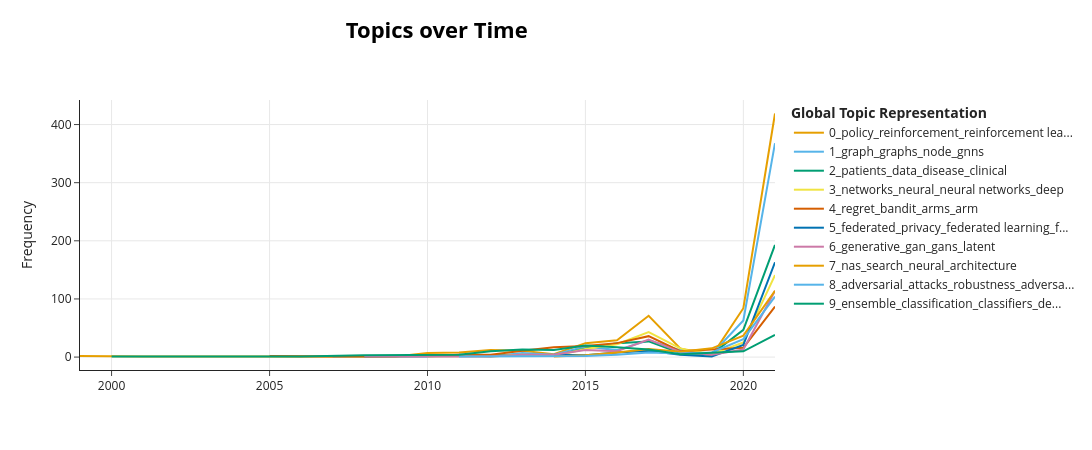

This figure's notebook cell:
### Code cell
# 10. topic evolution over time
# This section analyzes how topics evolve over time in BERTopic.
# The year is first converted into datetime format and used as timestamps.
# The topics_over_time() function computes the frequency of each topic over time.
# The evolution_tuning parameter smooths temporal changes, while global_tuning
# ensures consistency of topics across time.
# The results are then reshaped into a "time × topic" matrix using pivot_table,
# which facilitates further analysis and visualization (e.g., line plots).

timestamps = pd.to_datetime(df["year"].astype(str), format="%Y")

topics_over_time = topic_model.topics_over_time(
    docs=texts,
    timestamps=timestamps,
    nr_bins=None,
    evolution_tuning=True,
    global_tuning=True
)

evo_pivot = topics_over_time.pivot_table(
    index="Timestamp",
    columns="Topic",
    values="Frequency",
    fill_value=0
)
print(evo_pivot.shape)
print(evo_pivot.head())

# 11. visualize topic evolution
fig = topic_model.visualize_topics_over_time(
    topics_over_time,
    top_n_topics=10
)

fig.show()

### Figure 1 — Plotly figure (JSON) as saved in the notebook; plotly's stock layout.template omitted (floating-point values rounded to 4 significant figures)
{"data": [{"hoverinfo": "text", "hovertext": ["<b>Topic 0</b><br>Words: abstractions, hierarchical, policy, state, abstraction", "<b>Topic 0</b><br>Words: observable, partially, external memory, agent, domains", "<b>Topic 0</b><br>Words: respond, evaluating, agent, significantly affect, quickly learn", "<b>Topic 0</b><br>Words: gradient, minimizing, introduced, function, policy", "<b>Topic 0</b><br>Words: performance guarantee, brier, especially case, substitution, optimal learning", "<b>Topic 0</b><br>Words: solution, stochastic, station, problem, delay", "<b>Topic 0</b><br>Words: control, reinforcement, reinforcement learning, learning, algorithm", "<b>Topic 0</b><br>Words: policy, learning, reinforcement, reinforcement learning, value function", "<b>Topic 0</b><br>Words: policy, reinforcement, reinforcement learning, exploration, learning", "<b>Topic 0</b><br>Words: reinforcement, reinforcement learning, clipping, learning, mdp", "<b>Topic 0</b><br>Words: reinforcement, reinforcement learning, markov, behavior, learning", "<b>Topic 0</b><br>Words: policy, reinforcement, reinforcement learning, learning, policies", "<b>Topic 0</b><br>Words: policy, reinforcement, reinforcement learning, learning, rl", "<b>Topic 0</b><br>Words: policy, reinforcement, reinforcement learning, learning, rl", "<b>Topic 0</b><br>Words: policy, reinforcement, reinforcement learning, rl, learning", "<b>Topic 0</b><br>Words: logic, reinforcement learning, reinforcement, policies, algorithm named", "<b>Topic 0</b><br>Words: reinforcement, reinforcement learning, policy, rl, learning", "<b>Topic 0</b><br>Words: policy, rl, reinforcement, reinforcement learning, learning"], "marker": {"color": "#E69F00"}, "mode": "lines", "name": "0_policy_reinforcement_reinforcement lea...", "type": "scatter", "x": ["1999-01-01T00:00:00.000000000", "2001-01-01T00:00:00.000000000", "2005-01-01T00:00:00.000000000", "2006-01-01T00:00:00.000000000", "2007-01-01T00:00:00.000000000", "2009-01-01T00:00:00.000000000", "2010-01-01T00:00:00.000000000", "2011-01-01T00:00:00.000000000", "2012-01-01T00:00:00.000000000", "2013-01-01T00:00:00.000000000", "2014-01-01T00:00:00.000000000", "2015-01-01T00:00:00.000000000", "2016-01-01T00:00:00.000000000", "2017-01-01T00:00:00.000000000", "2018-01-01T00:00:00.000000000", "2019-01-01T00:00:00.000000000", "2020-01-01T00:00:00.000000000", "2021-01-01T00:00:00.000000000"], "y": [2, 1, 1, 1, 1, 1, 7, 8, 12, 11, 5, 24, 29, 71, 15, 2, 84, 419]}, {"hoverinfo": "text", "hovertext": ["<b>Topic 1</b><br>Words: point clouds, clouds, point, kernels, kernel methods", "<b>Topic 1</b><br>Words: citep, graphs, kernel, kernels, graph", "<b>Topic 1</b><br>Words: pruning, finding, pattern, graph, group", "<b>Topic 1</b><br>Words: graph, ml, ml algorithms, parallel, biological", "<b>Topic 1</b><br>Words: external, relational, graph, nodes, methods", "<b>Topic 1</b><br>Words: graph, graphs, graph based, node, sketch", "<b>Topic 1</b><br>Words: graph, graphs, lower, relational, order", "<b>Topic 1</b><br>Words: graph, graphs, node, nodes, kernel", "<b>Topic 1</b><br>Words: graph, graphs, signal, diffusion, mathbf", "<b>Topic 1</b><br>Words: graph, graphs, node, nodes, networks", "<b>Topic 1</b><br>Words: graph, graphs, node, networks, tensor", "<b>Topic 1</b><br>Words: graphs, graph, node, gcn, latent", "<b>Topic 1</b><br>Words: graph, node, graphs, gnns, graph neural", "<b>Topic 1</b><br>Words: graph, graphs, node, gnns, gnn"], "marker": {"color": "#56B4E9"}, "mode": "lines", "name": "1_graph_graphs_node_gnns", "type": "scatter", "x": ["2007-01-01T00:00:00.000000000", "2008-01-01T00:00:00.000000000", "2010-01-01T00:00:00.000000000", "2011-01-01T00:00:00.000000000", "2012-01-01T00:00:00.000000000", "2013-01-01T00:00:00.000000000", "2014-01-01T00:00:00.000000000", "2015-01-01T00:00:00.000000000", "2016-01-01T00:00:00.000000000", "2017-01-01T00:00:00.000000000", "2018-01-01T00:00:00.000000000", "2019-01-01T00:00:00.000000000", "2020-01-01T00:00:00.000000000", "2021-01-01T00:00:00.000000000"], "y": [1, 2, 1, 4, 1, 7, 4, 18, 12, 29, 12, 5, 63, 368]}, {"hoverinfo": "text", "hovertext": ["<b>Topic 2</b><br>Words: classification, accuracies, intelligence, relational, network", "<b>Topic 2</b><br>Words: enhancement, segmentation, segmented, area, contrast", "<b>Topic 2</b><br>Words: filter, movement, sequence, competition, dataset", "<b>Topic 2</b><br>Words: textual, auc, data, records, laplacian", "<b>Topic 2</b><br>Words: cancer, clusters, prognosis, predictive, clustering", "<b>Topic 2</b><br>Words: cancer, patients, clinical, patient, data", "<b>Topic 2</b><br>Words: patients, disease, data, patient, cancer", "<b>Topic 2</b><br>Words: patients, data, patient, health, medical", "<b>Topic 2</b><br>Words: medical, ehr, sleep, wake, disease", "<b>Topic 2</b><br>Words: model, data, time, attention, disease", "<b>Topic 2</b><br>Words: patients, data, health, patient, medical", "<b>Topic 2</b><br>Words: patients, data, disease, clinical, health"], "marker": {"color": "#009E73"}, "mode": "lines", "name": "2_patients_data_disease_clinical", "type": "scatter", "x": ["2008-01-01T00:00:00.000000000", "2009-01-01T00:00:00.000000000", "2011-01-01T00:00:00.000000000", "2012-01-01T00:00:00.000000000", "2014-01-01T00:00:00.000000000", "2015-01-01T00:00:00.000000000", "2016-01-01T00:00:00.000000000", "2017-01-01T00:00:00.000000000", "2018-01-01T00:00:00.000000000", "2019-01-01T00:00:00.000000000", "2020-01-01T00:00:00.000000000", "2021-01-01T00:00:00.000000000"], "y": [1, 1, 2, 3, 2, 15, 24, 27, 7, 5, 47, 193]}, {"hoverinfo": "text", "hovertext": ["<b>Topic 3</b><br>Words: atomic, rate, having, sample complexity, distribution", "<b>Topic 3</b><br>Words: kernels, detector, images, 000, geometry", "<b>Topic 3</b><br>Words: gradient, learning rate, gradient descent, descent, manual tuning", "<b>Topic 3</b><br>Words: estimator, stochastic, neurons, gradient, layers", "<b>Topic 3</b><br>Words: elm, generalization capability, capability, generalization, global minimum", "<b>Topic 3</b><br>Words: networks, relu, neural, training, sgd", "<b>Topic 3</b><br>Words: networks, neural, neural networks, deep, training", "<b>Topic 3</b><br>Words: networks, neural, deep, neural networks, network", "<b>Topic 3</b><br>Words: deep, networks, gradient, nets, neural", "<b>Topic 3</b><br>Words: networks, approximation, deep networks, deep, neural", "<b>Topic 3</b><br>Words: neural, networks, neural networks, deep, training", "<b>Topic 3</b><br>Words: networks, neural, neural networks, network, training"], "marker": {"color": "#F0E442"}, "mode": "lines", "name": "3_networks_neural_neural networks_deep", "type": "scatter", "x": ["2010-01-01T00:00:00.000000000", "2011-01-01T00:00:00.000000000", "2012-01-01T00:00:00.000000000", "2013-01-01T00:00:00.000000000", "2014-01-01T00:00:00.000000000", "2015-01-01T00:00:00.000000000", "2016-01-01T00:00:00.000000000", "2017-01-01T00:00:00.000000000", "2018-01-01T00:00:00.000000000", "2019-01-01T00:00:00.000000000", "2020-01-01T00:00:00.000000000", "2021-01-01T00:00:00.000000000"], "y": [1, 2, 1, 4, 2, 14, 22, 43, 15, 5, 25, 141]}, {"hoverinfo": "text", "hovertext": ["<b>Topic 4</b><br>Words: bound, regret, eps, bounds, problem", "<b>Topic 4</b><br>Words: limit, infinity, cycle, reward, grows", "<b>Topic 4</b><br>Words: tree, tree search, bandit, regret, ucb", "<b>Topic 4</b><br>Words: arms, regret, bayes, policy, risk", "<b>Topic 4</b><br>Words: decisions, near optimal, flows, distributed, nodes", "<b>Topic 4</b><br>Words: regret, delta, sensors, sensor, ln", "<b>Topic 4</b><br>Words: regret, arm, bandit, arms, tool", "<b>Topic 4</b><br>Words: users, reward, arms, regret, bandit", "<b>Topic 4</b><br>Words: regret, bandit, armed, bound, arm", "<b>Topic 4</b><br>Words: regret, arms, bandit, arm, reward", "<b>Topic 4</b><br>Words: regret, bandit, arm, arms, reward", "<b>Topic 4</b><br>Words: bandit, regret, arm, arms, armed", "<b>Topic 4</b><br>Words: regret, bandit, arms, arm, reward", "<b>Topic 4</b><br>Words: bandit, regret, reward, contextual, arms", "<b>Topic 4</b><br>Words: regret, bandit, bandits, arm, setting", "<b>Topic 4</b><br>Words: regret, bandit, bandits, arm, reward"], "marker": {"color": "#D55E00"}, "mode": "lines", "name": "4_regret_bandit_arms_arm", "type": "scatter", "x": ["2005-01-01T00:00:00.000000000", "2006-01-01T00:00:00.000000000", "2007-01-01T00:00:00.000000000", "2008-01-01T00:00:00.000000000", "2009-01-01T00:00:00.000000000", "2010-01-01T00:00:00.000000000", "2011-01-01T00:00:00.000000000", "2012-01-01T00:00:00.000000000", "2013-01-01T00:00:00.000000000", "2014-01-01T00:00:00.000000000", "2015-01-01T00:00:00.000000000", "2016-01-01T00:00:00.000000000", "2017-01-01T00:00:00.000000000", "2018-01-01T00:00:00.000000000", "2020-01-01T00:00:00.000000000", "2021-01-01T00:00:00.000000000"], "y": [2, 1, 1, 1, 1, 2, 4, 4, 11, 17, 19, 24, 36, 10, 16, 87]}, {"hoverinfo": "text", "hovertext": ["<b>Topic 5</b><br>Words: private, privacy, learning, data, local", "<b>Topic 5</b><br>Words: privacy, textit, distributed, learning, private", "<b>Topic 5</b><br>Words: privacy, federated, differential, data, federated learning", "<b>Topic 5</b><br>Words: privacy, federated, data, private, differential", "<b>Topic 5</b><br>Words: privacy, private, learning, data, overhead", "<b>Topic 5</b><br>Words: healthcare, federated, federated learning, technologies, data", "<b>Topic 5</b><br>Words: federated, federated learning, privacy, fl, learning", "<b>Topic 5</b><br>Words: federated, fl, federated learning, clients, privacy"], "marker": {"color": "#0072B2"}, "mode": "lines", "name": "5_federated_privacy_federated learning_f...", "type": "scatter", "x": ["2014-01-01T00:00:00.000000000", "2015-01-01T00:00:00.000000000", "2016-01-01T00:00:00.000000000", "2017-01-01T00:00:00.000000000", "2018-01-01T00:00:00.000000000", "2019-01-01T00:00:00.000000000", "2020-01-01T00:00:00.000000000", "2021-01-01T00:00:00.000000000"], "y": [4, 3, 8, 11, 4, 1, 21, 163]}, {"hoverinfo": "text", "hovertext": ["<b>Topic 6</b><br>Words: entropy, uncertainty, perceived, shannon, perception", "<b>Topic 6</b><br>Words: error, paper, generative, gan, gans", "<b>Topic 6</b><br>Words: partition, uniform sampling, function, uniform, assumption", "<b>Topic 6</b><br>Words: corruption, distribution, generative, estimator, likelihood", "<b>Topic 6</b><br>Words: latent, inference, generative, wake, variational", "<b>Topic 6</b><br>Words: generative, distribution, variational, latent, model", "<b>Topic 6</b><br>Words: generative, distribution, mathbf, latent, models", "<b>Topic 6</b><br>Words: generative, gans, gan, latent, variational", "<b>Topic 6</b><br>Words: latent, orders, generative, gan, data", "<b>Topic 6</b><br>Words: gan, generative, gans, generative adversarial, divergences", "<b>Topic 6</b><br>Words: generative, gan, latent, distribution, gans", "<b>Topic 6</b><br>Words: generative, gan, gans, data, latent"], "marker": {"color": "#CC79A7"}, "mode": "lines", "name": "6_generative_gan_gans_latent", "type": "scatter", "x": ["2008-01-01T00:00:00.000000000", "2009-01-01T00:00:00.000000000", "2012-01-01T00:00:00.000000000", "2013-01-01T00:00:00.000000000", "2014-01-01T00:00:00.000000000", "2015-01-01T00:00:00.000000000", "2016-01-01T00:00:00.000000000", "2017-01-01T00:00:00.000000000", "2018-01-01T00:00:00.000000000", "2019-01-01T00:00:00.000000000", "2020-01-01T00:00:00.000000000", "2021-01-01T00:00:00.000000000"], "y": [1, 1, 1, 4, 4, 12, 10, 30, 9, 4, 13, 114]}, {"hoverinfo": "text", "hovertext": ["<b>Topic 7</b><br>Words: gpus, implementation, et al, et, al", "<b>Topic 7</b><br>Words: fixed point, frameworks, performance, point, fixed", "<b>Topic 7</b><br>Words: memory, networks, bit, quantization, deep", "<b>Topic 7</b><br>Words: neural, memory, deep, networks, network", "<b>Topic 7</b><br>Words: hardware, training, neural, quantization, networks", "<b>Topic 7</b><br>Words: mobile, neural, inference, hardware, nas", "<b>Topic 7</b><br>Words: nas, search, neural, memory, networks", "<b>Topic 7</b><br>Words: nas, search, architecture, neural, hardware"], "marker": {"color": "#E69F00"}, "mode": "lines", "name": "7_nas_search_neural_architecture", "type": "scatter", "x": ["2014-01-01T00:00:00.000000000", "2015-01-01T00:00:00.000000000", "2016-01-01T00:00:00.000000000", "2017-01-01T00:00:00.000000000", "2018-01-01T00:00:00.000000000", "2019-01-01T00:00:00.000000000", "2020-01-01T00:00:00.000000000", "2021-01-01T00:00:00.000000000"], "y": [1, 3, 8, 14, 9, 15, 37, 114]}, {"hoverinfo": "text", "hovertext": ["<b>Topic 8</b><br>Words: statistics, order, behavior, process, behaviors", "<b>Topic 8</b><br>Words: adversarial, errors, adversarial examples, dt, robustness", "<b>Topic 8</b><br>Words: adversarial, adversarial examples, examples, robustness, samples", "<b>Topic 8</b><br>Words: adversarial, adversarial examples, examples, attacks, classifier", "<b>Topic 8</b><br>Words: adversarial, attacks, adversarial examples, robustness, adversarial attacks", "<b>Topic 8</b><br>Words: adversarial, attacks, robustness, attack, dl", "<b>Topic 8</b><br>Words: adversarial, attacks, robustness, attack, adversarial examples", "<b>Topic 8</b><br>Words: adversarial, robustness, attacks, adversarial examples, adversarial training"], "marker": {"color": "#56B4E9"}, "mode": "lines", "name": "8_adversarial_attacks_robustness_adversa...", "type": "scatter", "x": ["2011-01-01T00:00:00.000000000", "2015-01-01T00:00:00.000000000", "2016-01-01T00:00:00.000000000", "2017-01-01T00:00:00.000000000", "2018-01-01T00:00:00.000000000", "2019-01-01T00:00:00.000000000", "2020-01-01T00:00:00.000000000", "2021-01-01T00:00:00.000000000"], "y": [1, 2, 4, 8, 6, 8, 31, 104]}, {"hoverinfo": "text", "hovertext": ["<b>Topic 9</b><br>Words: hybrid, classifier, robust, roc, misclassification", "<b>Topic 9</b><br>Words: cross validation, decision tree, decision, validation, tree", "<b>Topic 9</b><br>Words: tree, probabilistic, trees, weak, boosting", "<b>Topic 9</b><br>Words: diversity, ensemble, classifiers, measure, classification", "<b>Topic 9</b><br>Words: hyperplanes, decision, decision tree, boosting, multiclass", "<b>Topic 9</b><br>Words: ensemble, measures, classifiers, selection, classifier", "<b>Topic 9</b><br>Words: cost, boosting, classifiers, classification, ensemble", "<b>Topic 9</b><br>Words: multi class, class, ensemble, classification, classifiers", "<b>Topic 9</b><br>Words: ensemble, classification, classifiers, rf, cost", "<b>Topic 9</b><br>Words: ensemble, cost, classification, cost sensitive, rf", "<b>Topic 9</b><br>Words: ensemble, tree, boosting, classification, decision", "<b>Topic 9</b><br>Words: ensemble, classification, auc, classifiers, cost sensitive", "<b>Topic 9</b><br>Words: ensemble, diversity, imputation, trees, missingness", "<b>Topic 9</b><br>Words: feature selection, feature, ensemble, decision, trees", "<b>Topic 9</b><br>Words: ensemble, decision, trees, classification, ensembles"], "marker": {"color": "#009E73"}, "mode": "lines", "name": "9_ensemble_classification_classifiers_de...", "type": "scatter", "x": ["2000-01-01T00:00:00.000000000", "2001-01-01T00:00:00.000000000", "2006-01-01T00:00:00.000000000", "2008-01-01T00:00:00.000000000", "2010-01-01T00:00:00.000000000", "2011-01-01T00:00:00.000000000", "2012-01-01T00:00:00.000000000", "2013-01-01T00:00:00.000000000", "2014-01-01T00:00:00.000000000", "2015-01-01T00:00:00.000000000", "2016-01-01T00:00:00.000000000", "2017-01-01T00:00:00.000000000", "2018-01-01T00:00:00.000000000", "2020-01-01T00:00:00.000000000", "2021-01-01T00:00:00.000000000"], "y": [1, 1, 1, 3, 3, 4, 10, 13, 12, 20, 17, 13, 5, 10, 38]}], "layout": {"height": 450, "hoverlabel": {"bgcolor": "white", "font": {"family": "Rockwell", "size": 16}}, "legend": {"title": {"text": "<b>Global Topic Representation"}}, "title": {"font": {"color": "Black", "size": 22}, "text": "<b>Topics over Time</b>", "x": 0.4, "xanchor": "center", "y": 0.95, "yanchor": "top"}, "width": 1250, "xaxis": {"showgrid": true}, "yaxis": {"showgrid": true, "title": {"text": "Frequency"}}}}
